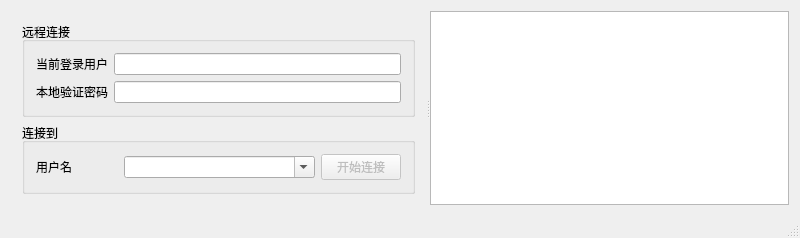
<?xml version="1.0" encoding="UTF-8"?>
<ui version="4.0">
 <class>MainDlgClass</class>
 <widget class="QMainWindow" name="MainDlgClass">
  <property name="geometry">
   <rect>
    <x>0</x>
    <y>0</y>
    <width>800</width>
    <height>100</height>
   </rect>
  </property>
  <property name="windowTitle">
   <string>NatTunnelClient</string>
  </property>
  <widget class="QWidget" name="centralWidget">
   <layout class="QVBoxLayout" name="verticalLayout_2">
    <item>
     <widget class="QSplitter" name="splitter">
      <property name="orientation">
       <enum>Qt::Horizontal</enum>
      </property>
      <widget class="QWidget" name="layoutWidget">
       <layout class="QVBoxLayout" name="verticalLayout">
        <item>
         <widget class="QGroupBox" name="groupBox">
          <property name="title">
           <string>远程连接</string>
          </property>
          <layout class="QGridLayout" name="gridLayout">
           <item row="1" column="1">
            <widget class="QLineEdit" name="editLocalPassword">
             <property name="sizePolicy">
              <sizepolicy hsizetype="Preferred" vsizetype="Fixed">
               <horstretch>0</horstretch>
               <verstretch>0</verstretch>
              </sizepolicy>
             </property>
            </widget>
           </item>
           <item row="1" column="0">
            <widget class="QLabel" name="label">
             <property name="sizePolicy">
              <sizepolicy hsizetype="Fixed" vsizetype="Preferred">
               <horstretch>0</horstretch>
               <verstretch>0</verstretch>
              </sizepolicy>
             </property>
             <property name="text">
              <string>本地验证密码</string>
             </property>
            </widget>
           </item>
           <item row="0" column="0">
            <widget class="QLabel" name="label_3">
             <property name="sizePolicy">
              <sizepolicy hsizetype="Fixed" vsizetype="Preferred">
               <horstretch>0</horstretch>
               <verstretch>0</verstretch>
              </sizepolicy>
             </property>
             <property name="text">
              <string>当前登录用户</string>
             </property>
            </widget>
           </item>
           <item row="0" column="1">
            <widget class="QLineEdit" name="editUserName">
             <property name="sizePolicy">
              <sizepolicy hsizetype="Preferred" vsizetype="Fixed">
               <horstretch>0</horstretch>
               <verstretch>0</verstretch>
              </sizepolicy>
             </property>
             <property name="autoFillBackground">
              <bool>false</bool>
             </property>
             <property name="readOnly">
              <bool>true</bool>
             </property>
            </widget>
           </item>
          </layout>
         </widget>
        </item>
        <item>
         <widget class="QGroupBox" name="groupBox_2">
          <property name="title">
           <string>连接到</string>
          </property>
          <layout class="QHBoxLayout" name="horizontalLayout_2">
           <item>
            <widget class="QLabel" name="label_2">
             <property name="sizePolicy">
              <sizepolicy hsizetype="Fixed" vsizetype="Preferred">
               <horstretch>0</horstretch>
               <verstretch>0</verstretch>
              </sizepolicy>
             </property>
             <property name="text">
              <string>用户名</string>
             </property>
            </widget>
           </item>
           <item>
            <widget class="QPushButton" name="btnRefreshOnlineUser">
             <property name="sizePolicy">
              <sizepolicy hsizetype="Fixed" vsizetype="Fixed">
               <horstretch>0</horstretch>
               <verstretch>0</verstretch>
              </sizepolicy>
             </property>
             <property name="text">
              <string/>
             </property>
             <property name="iconSize">
              <size>
               <width>20</width>
               <height>20</height>
              </size>
             </property>
             <property name="flat">
              <bool>true</bool>
             </property>
            </widget>
           </item>
           <item>
            <widget class="QComboBox" name="comboBoxPeerUserName">
             <property name="sizePolicy">
              <sizepolicy hsizetype="Preferred" vsizetype="Fixed">
               <horstretch>0</horstretch>
               <verstretch>0</verstretch>
              </sizepolicy>
             </property>
             <property name="editable">
              <bool>true</bool>
             </property>
            </widget>
           </item>
           <item>
            <widget class="QPushButton" name="btnTunnel">
             <property name="enabled">
              <bool>false</bool>
             </property>
             <property name="sizePolicy">
              <sizepolicy hsizetype="Fixed" vsizetype="Fixed">
               <horstretch>0</horstretch>
               <verstretch>0</verstretch>
              </sizepolicy>
             </property>
             <property name="text">
              <string>开始连接</string>
             </property>
            </widget>
           </item>
          </layout>
         </widget>
        </item>
       </layout>
      </widget>
      <widget class="QTableView" name="tableView">
       <property name="sizePolicy">
        <sizepolicy hsizetype="Expanding" vsizetype="Expanding">
         <horstretch>0</horstretch>
         <verstretch>0</verstretch>
        </sizepolicy>
       </property>
       <property name="editTriggers">
        <set>QAbstractItemView::NoEditTriggers</set>
       </property>
       <property name="sortingEnabled">
        <bool>true</bool>
       </property>
      </widget>
     </widget>
    </item>
   </layout>
  </widget>
  <widget class="QStatusBar" name="statusBar"/>
  <widget class="QMenuBar" name="menuBar">
   <property name="geometry">
    <rect>
     <x>0</x>
     <y>0</y>
     <width>725</width>
     <height>25</height>
    </rect>
   </property>
  </widget>
 </widget>
 <layoutdefault spacing="6" margin="11"/>
 <resources/>
 <connections/>
</ui>
